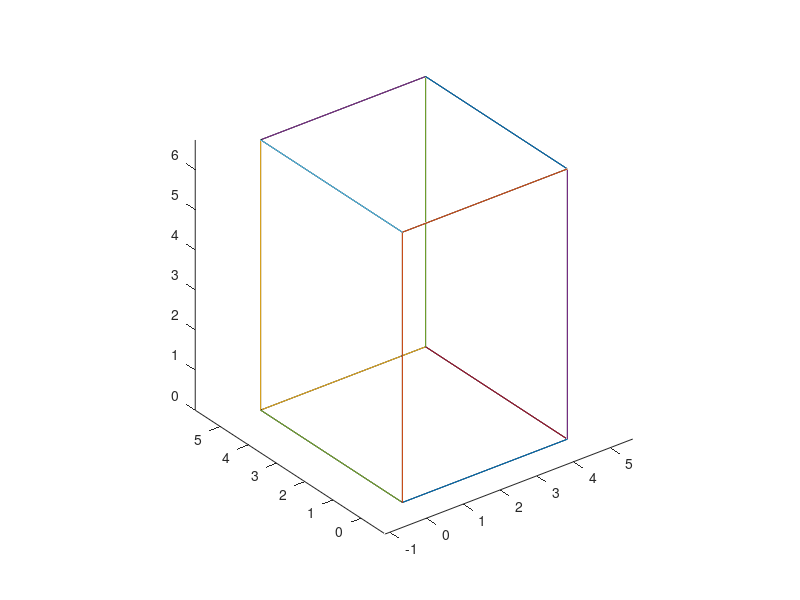

MATLAB code to generate this figure: (Note: this script raises an error after producing the figure.)
% Data from https://legacy.materialsproject.org/materials/mp-510623/#

clear; figure(1); clf;
S=[4.491 5.030 6.739]; % Size of cell in angstroms
X=[0 1;0 1;0 1;0 1;0 0;0 0;1 1;1 1;0 0;0 0;1 1;1 1]'*S(1);
Y=[0 0;0 0;1 1;1 1;0 1;0 1;0 1;0 1;0 0;1 1;0 0;1 1]'*S(2);
Z=[0 0;1 1;0 0;1 1;0 0;1 1;0 0;1 1;0 1;0 1;0 1;0 1]'*S(3);
plot3(X,Y,Z,'k'); hold on

plot3([0 S(1)],[0    0   ],[0    0   ]); hold on
plot3([0 S(1)],[0    0   ],[S(3) S(3)]);
plot3([0 S(1)],[S(2) S(2)],[0    0   ]);
plot3([0 S(1)],[S(2) S(2)],[S(3) S(3)]);
plot3([0    0   ],[0 S(2)],[0    0   ]);
plot3([0    0   ],[0 S(2)],[S(3) S(3)]);
plot3([S(1) S(1)],[0 S(2)],[0    0   ]);
plot3([S(1) S(1)],[0 S(2)],[S(3) S(3)]);
plot3([0    0   ],[0    0   ],[0 S(3)]);
plot3([0    0   ],[S(2) S(2)],[0 S(3)]);
plot3([S(1) S(1)],[0    0   ],[0 S(3)]);
plot3([S(1) S(1)],[S(2) S(2)],[0 S(3)]);
axis equal; hold on

Fe=[...
0.1679	0.6774	0.0684; ...
0.3321	0.1774	0.0684; ...
0.6629	0.5367	0.25  ; ...
0.8371	0.0367	0.25;
0.1679	0.6774	0.4316; ...
0.3321	0.1774	0.4316; ...
0.6679	0.8226	0.5684; ...
0.8321	0.3226	0.5684; ...
0.1629	0.9633	0.75  ; ...
0.3371	0.4633	0.75  ; ...
0.6679	0.8226	0.9316; ...
0.8321	0.3226	0.9316; ...
0.8371	0.0367+1 0.25  ; ...
0.8371-1 0.0367	0.25   ; ...
0.6629-1 0.5367	0.25   ; ...
0.3321	0.1774+1 0.0684; ...
0.3321	0.1774+1 0.4316; ...
0.1629	0.9633-1 0.75  ; ...
0.1629+1 0.9633  0.75 ; ...
0.3371+1 0.4633	0.75   ; ...
0.6679	0.8226-1 0.9316; ...
0.6679	0.8226-1 0.5684];
C=[...
0.0609	0.377	0.25; ...
0.4391	0.877	0.25; ...
0.5609	0.123	0.75; ...
0.9391	0.623	0.75; ...
0.0609+1 0.377	0.25; ...
0.4391	0.877-1	0.25; ...
0.5609	0.123+1	0.75; ...
0.9391-1 0.623	0.75];
for i=1:3; Fe(:,i)=Fe(:,i)*S(i); 
	       C(:,i) =C(:,i) *S(i); end

NFe=size(Fe,1); NC=size(C,1);
for i=1:NFe, RR_drawsphere(Fe(i,:),0,0.5); end
for j=1:NC,  RR_drawsphere(C(j,:),0,0.208,50);  end

for j=1:NC
  for i=1:NFe
     d=norm(C(j,:)-Fe(i,:));
     if d<2.3, d, plot3([C(j,1) Fe(i,1)],[C(j,2) Fe(i,2)],[C(j,3) Fe(i,3)],"linewidth",3), hold on, end
  end
end
colormap(summer)
